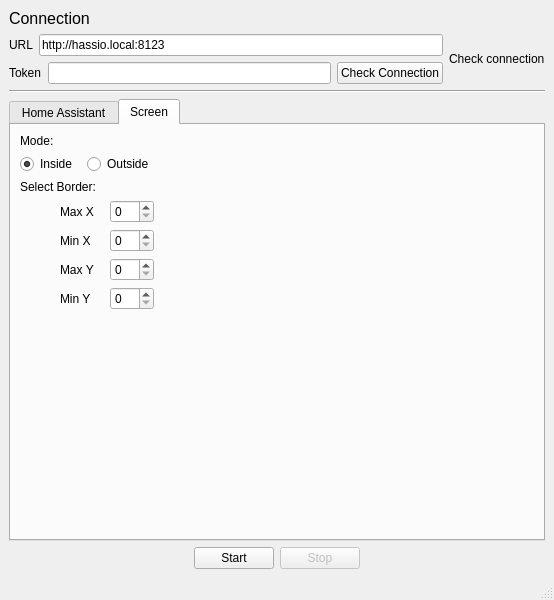
<?xml version="1.0" encoding="UTF-8"?>
<ui version="4.0">
 <class>MainWindow</class>
 <widget class="QMainWindow" name="MainWindow">
  <property name="geometry">
   <rect>
    <x>0</x>
    <y>0</y>
    <width>554</width>
    <height>600</height>
   </rect>
  </property>
  <property name="windowTitle">
   <string>desktopToRGB</string>
  </property>
  <property name="windowIcon">
   <iconset resource="icons/icons.qrc">
    <normaloff>:/icons/icon.svg</normaloff>:/icons/icon.svg</iconset>
  </property>
  <widget class="QWidget" name="centralwidget">
   <layout class="QGridLayout" name="gridLayout">
    <item row="0" column="0">
     <layout class="QVBoxLayout" name="verticalLayout_3">
      <item>
       <layout class="QVBoxLayout" name="verticalLayout_2">
        <item>
         <widget class="QLabel" name="label">
          <property name="font">
           <font>
            <pointsize>12</pointsize>
           </font>
          </property>
          <property name="locale">
           <locale language="Spanish" country="Spain"/>
          </property>
          <property name="text">
           <string>Connection</string>
          </property>
         </widget>
        </item>
        <item>
         <layout class="QHBoxLayout" name="horizontalLayout_3">
          <item>
           <layout class="QVBoxLayout" name="verticalLayout">
            <item>
             <layout class="QHBoxLayout" name="horizontalLayout_2">
              <item>
               <widget class="QLabel" name="urlLabel">
                <property name="text">
                 <string>URL</string>
                </property>
               </widget>
              </item>
              <item>
               <widget class="QLineEdit" name="urlInput">
                <property name="inputMethodHints">
                 <set>Qt::ImhUrlCharactersOnly</set>
                </property>
                <property name="text">
                 <string>http://hassio.local:8123</string>
                </property>
               </widget>
              </item>
             </layout>
            </item>
            <item>
             <layout class="QHBoxLayout" name="horizontalLayout">
              <item>
               <widget class="QLabel" name="tokenLabel">
                <property name="text">
                 <string>Token</string>
                </property>
               </widget>
              </item>
              <item>
               <widget class="QLineEdit" name="tokenInput">
                <property name="text">
                 <string/>
                </property>
                <property name="echoMode">
                 <enum>QLineEdit::Password</enum>
                </property>
               </widget>
              </item>
              <item>
               <widget class="QPushButton" name="checkButton">
                <property name="text">
                 <string>Check Connection</string>
                </property>
               </widget>
              </item>
             </layout>
            </item>
           </layout>
          </item>
          <item>
           <widget class="QLabel" name="checkLabel">
            <property name="text">
             <string>Check connection</string>
            </property>
           </widget>
          </item>
         </layout>
        </item>
       </layout>
      </item>
      <item>
       <widget class="Line" name="line_2">
        <property name="orientation">
         <enum>Qt::Horizontal</enum>
        </property>
       </widget>
      </item>
      <item>
       <widget class="QTabWidget" name="tabWidget">
        <property name="currentIndex">
         <number>1</number>
        </property>
        <widget class="QWidget" name="haconfigTab">
         <attribute name="title">
          <string>Home Assistant</string>
         </attribute>
         <layout class="QGridLayout" name="gridLayout_2">
          <item row="0" column="0">
           <layout class="QHBoxLayout" name="horizontalLayout_10">
            <item>
             <layout class="QVBoxLayout" name="verticalLayout_5">
              <item>
               <layout class="QVBoxLayout" name="verticalLayout_4">
                <item>
                 <layout class="QHBoxLayout" name="horizontalLayout_9">
                  <item>
                   <widget class="QLabel" name="entityLabel">
                    <property name="text">
                     <string>Entity ID</string>
                    </property>
                   </widget>
                  </item>
                  <item>
                   <widget class="QLineEdit" name="entityIdBox">
                    <property name="inputMethodHints">
                     <set>Qt::ImhNoAutoUppercase|Qt::ImhNoPredictiveText</set>
                    </property>
                    <property name="text">
                     <string>light.</string>
                    </property>
                   </widget>
                  </item>
                 </layout>
                </item>
                <item>
                 <layout class="QHBoxLayout" name="horizontalLayout_7">
                  <item>
                   <widget class="QLabel" name="label_3">
                    <property name="text">
                     <string>Updates</string>
                    </property>
                   </widget>
                  </item>
                  <item>
                   <widget class="QSpinBox" name="updatesBox">
                    <property name="maximum">
                     <number>30000</number>
                    </property>
                    <property name="singleStep">
                     <number>100</number>
                    </property>
                    <property name="value">
                     <number>500</number>
                    </property>
                   </widget>
                  </item>
                 </layout>
                </item>
                <item>
                 <layout class="QHBoxLayout" name="horizontalLayout_6">
                  <item>
                   <widget class="QLabel" name="label_2">
                    <property name="text">
                     <string>Transition</string>
                    </property>
                   </widget>
                  </item>
                  <item>
                   <widget class="QSpinBox" name="transitionBox">
                    <property name="value">
                     <number>1</number>
                    </property>
                   </widget>
                  </item>
                 </layout>
                </item>
                <item>
                 <layout class="QHBoxLayout" name="horizontalLayout_8">
                  <item>
                   <widget class="QLabel" name="label_4">
                    <property name="text">
                     <string>Brightness</string>
                    </property>
                   </widget>
                  </item>
                  <item>
                   <spacer name="horizontalSpacer_4">
                    <property name="orientation">
                     <enum>Qt::Horizontal</enum>
                    </property>
                    <property name="sizeHint" stdset="0">
                     <size>
                      <width>40</width>
                      <height>20</height>
                     </size>
                    </property>
                   </spacer>
                  </item>
                  <item>
                   <widget class="QSpinBox" name="minBrightnessBox">
                    <property name="maximum">
                     <number>254</number>
                    </property>
                    <property name="value">
                     <number>150</number>
                    </property>
                   </widget>
                  </item>
                  <item>
                   <widget class="QLabel" name="label_5">
                    <property name="text">
                     <string>to</string>
                    </property>
                   </widget>
                  </item>
                  <item>
                   <widget class="QSpinBox" name="maxBrightnessBox">
                    <property name="minimum">
                     <number>1</number>
                    </property>
                    <property name="maximum">
                     <number>255</number>
                    </property>
                    <property name="value">
                     <number>200</number>
                    </property>
                   </widget>
                  </item>
                 </layout>
                </item>
               </layout>
              </item>
              <item>
               <spacer name="verticalSpacer">
                <property name="orientation">
                 <enum>Qt::Vertical</enum>
                </property>
                <property name="sizeHint" stdset="0">
                 <size>
                  <width>20</width>
                  <height>40</height>
                 </size>
                </property>
               </spacer>
              </item>
             </layout>
            </item>
            <item>
             <spacer name="horizontalSpacer_3">
              <property name="orientation">
               <enum>Qt::Horizontal</enum>
              </property>
              <property name="sizeHint" stdset="0">
               <size>
                <width>40</width>
                <height>20</height>
               </size>
              </property>
             </spacer>
            </item>
           </layout>
          </item>
         </layout>
        </widget>
        <widget class="QWidget" name="screenconfigTab">
         <attribute name="title">
          <string>Screen</string>
         </attribute>
         <layout class="QGridLayout" name="gridLayout_3">
          <item row="0" column="0">
           <layout class="QHBoxLayout" name="horizontalLayout_17">
            <item>
             <layout class="QVBoxLayout" name="verticalLayout_9">
              <item>
               <layout class="QVBoxLayout" name="verticalLayout_8">
                <item>
                 <widget class="QLabel" name="modeLabel">
                  <property name="text">
                   <string>Mode:</string>
                  </property>
                 </widget>
                </item>
                <item>
                 <layout class="QHBoxLayout" name="horizontalLayout_16">
                  <item>
                   <widget class="QRadioButton" name="insideRadio">
                    <property name="text">
                     <string>Inside </string>
                    </property>
                    <property name="checked">
                     <bool>true</bool>
                    </property>
                   </widget>
                  </item>
                  <item>
                   <widget class="QRadioButton" name="outsideRadio">
                    <property name="text">
                     <string>Outside</string>
                    </property>
                   </widget>
                  </item>
                 </layout>
                </item>
               </layout>
              </item>
              <item>
               <layout class="QVBoxLayout" name="verticalLayout_7">
                <item>
                 <widget class="QLabel" name="borderLabel">
                  <property name="text">
                   <string>Select Border:</string>
                  </property>
                 </widget>
                </item>
                <item>
                 <layout class="QHBoxLayout" name="horizontalLayout_15">
                  <item>
                   <spacer name="horizontalSpacer_5">
                    <property name="orientation">
                     <enum>Qt::Horizontal</enum>
                    </property>
                    <property name="sizeType">
                     <enum>QSizePolicy::Minimum</enum>
                    </property>
                    <property name="sizeHint" stdset="0">
                     <size>
                      <width>40</width>
                      <height>20</height>
                     </size>
                    </property>
                   </spacer>
                  </item>
                  <item>
                   <layout class="QVBoxLayout" name="verticalLayout_6">
                    <item>
                     <layout class="QHBoxLayout" name="horizontalLayout_11">
                      <item>
                       <widget class="QLabel" name="maxxLabel">
                        <property name="text">
                         <string>Max X</string>
                        </property>
                       </widget>
                      </item>
                      <item>
                       <widget class="QSpinBox" name="maxxBox"/>
                      </item>
                     </layout>
                    </item>
                    <item>
                     <layout class="QHBoxLayout" name="horizontalLayout_12">
                      <item>
                       <widget class="QLabel" name="minxLabel">
                        <property name="text">
                         <string>Min X</string>
                        </property>
                       </widget>
                      </item>
                      <item>
                       <widget class="QSpinBox" name="minxBox"/>
                      </item>
                     </layout>
                    </item>
                    <item>
                     <layout class="QHBoxLayout" name="horizontalLayout_13">
                      <item>
                       <widget class="QLabel" name="maxyLabel">
                        <property name="text">
                         <string>Max Y</string>
                        </property>
                       </widget>
                      </item>
                      <item>
                       <widget class="QSpinBox" name="maxyBox"/>
                      </item>
                     </layout>
                    </item>
                    <item>
                     <layout class="QHBoxLayout" name="horizontalLayout_14">
                      <item>
                       <widget class="QLabel" name="minyLabel">
                        <property name="text">
                         <string>Min Y</string>
                        </property>
                       </widget>
                      </item>
                      <item>
                       <widget class="QSpinBox" name="minyBox"/>
                      </item>
                     </layout>
                    </item>
                   </layout>
                  </item>
                 </layout>
                </item>
               </layout>
              </item>
              <item>
               <spacer name="verticalSpacer_2">
                <property name="orientation">
                 <enum>Qt::Vertical</enum>
                </property>
                <property name="sizeHint" stdset="0">
                 <size>
                  <width>20</width>
                  <height>40</height>
                 </size>
                </property>
               </spacer>
              </item>
             </layout>
            </item>
            <item>
             <spacer name="horizontalSpacer_6">
              <property name="orientation">
               <enum>Qt::Horizontal</enum>
              </property>
              <property name="sizeHint" stdset="0">
               <size>
                <width>40</width>
                <height>20</height>
               </size>
              </property>
             </spacer>
            </item>
           </layout>
          </item>
         </layout>
        </widget>
       </widget>
      </item>
      <item>
       <layout class="QHBoxLayout" name="horizontalLayout_5">
        <item>
         <spacer name="horizontalSpacer_2">
          <property name="orientation">
           <enum>Qt::Horizontal</enum>
          </property>
          <property name="sizeHint" stdset="0">
           <size>
            <width>40</width>
            <height>20</height>
           </size>
          </property>
         </spacer>
        </item>
        <item>
         <layout class="QHBoxLayout" name="horizontalLayout_4">
          <item>
           <widget class="QPushButton" name="startButton">
            <property name="text">
             <string>Start</string>
            </property>
           </widget>
          </item>
          <item>
           <widget class="QPushButton" name="stopButton">
            <property name="enabled">
             <bool>false</bool>
            </property>
            <property name="text">
             <string>Stop</string>
            </property>
           </widget>
          </item>
         </layout>
        </item>
        <item>
         <spacer name="horizontalSpacer">
          <property name="orientation">
           <enum>Qt::Horizontal</enum>
          </property>
          <property name="sizeHint" stdset="0">
           <size>
            <width>40</width>
            <height>20</height>
           </size>
          </property>
         </spacer>
        </item>
       </layout>
      </item>
     </layout>
    </item>
   </layout>
  </widget>
  <widget class="QMenuBar" name="menubar">
   <property name="geometry">
    <rect>
     <x>0</x>
     <y>0</y>
     <width>554</width>
     <height>20</height>
    </rect>
   </property>
  </widget>
  <widget class="QStatusBar" name="statusbar"/>
 </widget>
 <resources>
  <include location="icons/icons.qrc"/>
 </resources>
 <connections/>
</ui>
